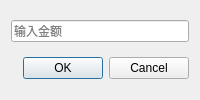
<?xml version="1.0" encoding="UTF-8"?>
<ui version="4.0">
 <class>DepositDialog</class>
 <widget class="QDialog" name="DepositDialog">
  <property name="windowTitle"><string>存款</string></property>
  <layout class="QVBoxLayout">
    <item><widget class="QLineEdit" name="editAmount"><property name="placeholderText"><string>输入金额</string></property></widget></item>
    <item><widget class="QDialogButtonBox" name="buttonBox"><property name="standardButtons"><set>QDialogButtonBox::Ok|QDialogButtonBox::Cancel</set></property></widget></item>
  </layout>
 </widget>
</ui>
